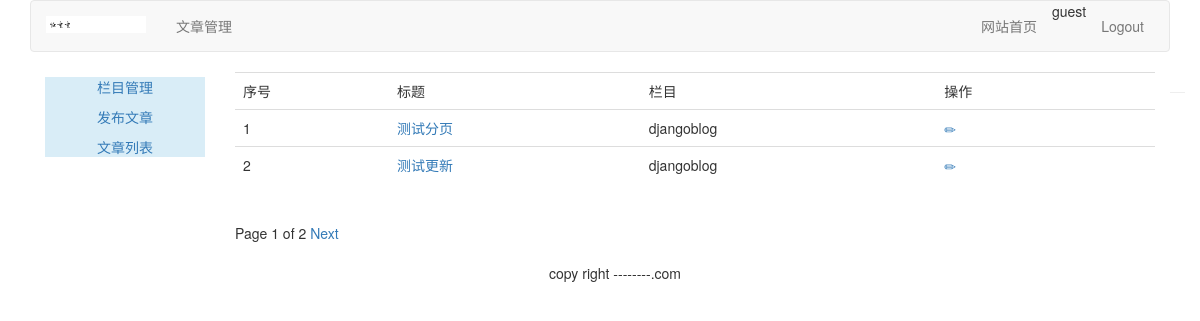
The app's page /article/article-list/ (signed in), older data.
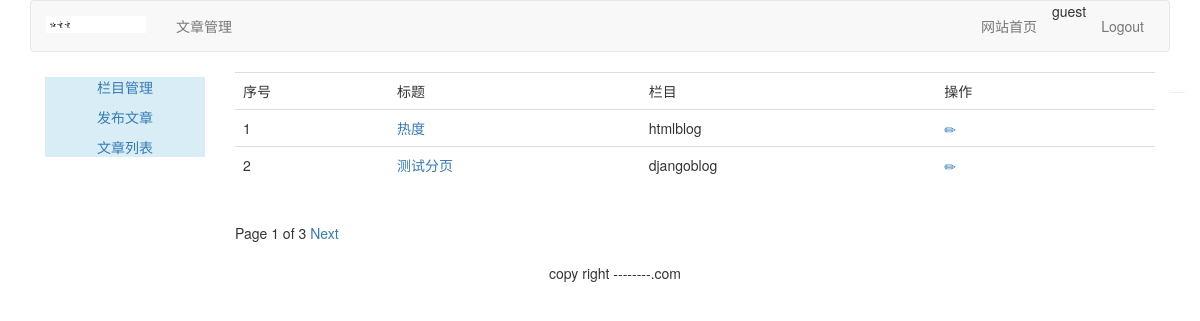
The same page, newer data.
### article/models.py (models this page shows, shortened)
class ArticlePost(models.Model):
    author = models.ForeignKey(User, related_name='article', on_delete=models.CASCADE)
    title = models.CharField(max_length=200)
    slug = models.SlugField(max_length=500)
    column = models.ForeignKey(ArticleColumn, related_name='article_column', on_delete=models.CASCADE)
    body = models.TextField()
    created = models.DateTimeField(default=timezone.now)
    updated = models.DateTimeField(auto_now=True)
    users_like = models.ManyToManyField(User, related_name="articles_like", blank=True)
    class Meta:
        ordering = ('-updated',)
        index_together = (('id', 'slug'),)
    def get_absolute_url(self):
        return reverse("article:article_detail", args=[self.id, self.slug])

class ArticleColumn(models.Model):
    user = models.ForeignKey(User, related_name='article_column', on_delete=models.CASCADE)
    column = models.CharField(max_length=200)
    created = models.DateField(auto_now_add=True)
    def __str__(self):
        return self.column

### article/views.py (the view)
@login_required(login_url='../../account/login/')
def article_list(request):
    articles_list = ArticlePost.objects.filter(author=request.user)
    paginator = Paginator(articles_list, 2)
    page = request.GET.get('page')
    try:
        current_page = paginator.page(page)
        articles = current_page.object_list
    except PageNotAnInteger:
        current_page = paginator.page(1)
        articles = current_page.object_list
    except EmptyPage:
        current_page = paginator.page(paginator.num_pages)
        articles = current_page.object_list
    return render(request, 'article/column/article_list.html', {'articles': articles,
                                                                'page': current_page})

### templates/article/column/article_list.html (shortened to what this page needs)
{% extends 'article/base.html' %}
{% load  staticfiles %}
{% block content %}
<div>
    <table class="table table-hover">
        <tr>
            <td>序号</td>
            <td>标题</td>
            <td>栏目</td>
            <td>操作</td>
        </tr>
        {% for article in articles %}
        <tr id={{ article.id }}>
            <td>{{ forloop.counter }}</td>
            <td><a href="{{ article.get_absolute_url }}">{{ article.title }}</a> </td>
            <td>{{ article.column }}</td>
            <td>
                <a name="edit" href="{% url "article:redit_article" article.id  %}"><span class="glyphicon glyphicon-pencil"></span></a>
                <a name="delete" href="javascript:" onclick="del_article(this,{{ article.id }})">
                    <span class="glyphicon glyphicon-trash" style="margin-left:20px;"></span>
                </a>
            </td>
        </tr>
        {% endfor %}
    </table>
    {% include 'paginator.html' %}
</div>
{% endblock %}

Row changes from the older to the newer data that the page shows:
no longer on this page (row unchanged): ArticlePost: title "测试更新", column "djangoblog"
added ArticlePost: title "热度", column "htmlblog"
Text that changed along with them:
{{ page.paginator.num_pages }}: "2" → "3"
